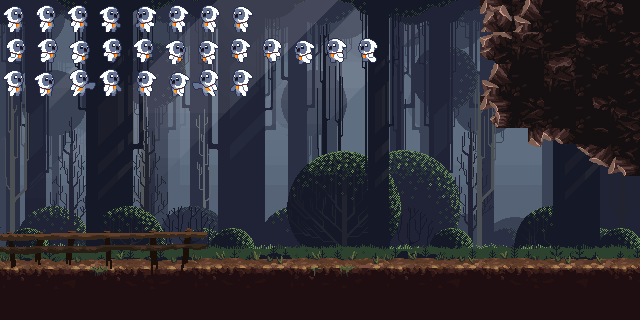

A level layout from a 2D game, rendered from its tile map. Below: a short description, then the map file with its tile-grid data intact:
An orthogonal 20x10 tile map with 32x32 px tiles, 6 tile layers (forest-background, background, background2, platforms, ...), 9 tilesets and 6 objects (key, keyIcon, g1, g2, p1, ...).

<map version="1.9" tiledversion="1.9.2" orientation="orthogonal" renderorder="right-down" width="20" height="10" tilewidth="32" tileheight="32" infinite="0" nextlayerid="13" nextobjectid="11">
 <editorsettings>
  <export target="../../cave_entrance.js" format="js" />
 </editorsettings>
 <tileset firstgid="1" name="dirt" tilewidth="32" tileheight="32" tilecount="220" columns="20">
  <image source="../resources/tilesets/backgrounds/1Tiles.png" trans="000000" width="640" height="360" />
 </tileset>
 <tileset firstgid="221" name="Fence" tilewidth="32" tileheight="32" tilecount="220" columns="20">
  <image source="../resources/tilesets/backgrounds/2Fence.png" trans="000000" width="640" height="360" />
 </tileset>
 <tileset firstgid="441" name="Forest-Background" tilewidth="32" tileheight="32" tilecount="696" columns="29">
  <image source="../resources/tilesets/backgrounds/forest/Background.png" trans="000000" width="928" height="793" />
 </tileset>
 <tileset firstgid="1137" name="owlet" tilewidth="32" tileheight="32" tilecount="32" columns="8">
  <image source="../resources/animated/owlet.png" trans="000000" width="256" height="128" />
 </tileset>
 <tileset firstgid="1169" name="CAVE" tilewidth="32" tileheight="32" tilecount="1024" columns="32">
  <image source="../resources/tilesets/mainlev_build.png" trans="000000" width="1024" height="1024" />
 </tileset>
 <tileset firstgid="2193" name="gljive" tilewidth="32" tileheight="32" tilecount="24" columns="8" objectalignment="topleft">
  <image source="../resources/tilesets/items/gljive.png" trans="000000" width="256" height="96" />
 </tileset>
 <tileset firstgid="2217" name="pointers" tilewidth="32" tileheight="32" tilecount="8" columns="4" objectalignment="topleft">
  <image source="../resources/tilesets/items/pointers.png" trans="000000" width="128" height="64" />
 </tileset>
 <tileset firstgid="2225" name="boxes" tilewidth="32" tileheight="32" tilecount="6" columns="6" objectalignment="topleft">
  <image source="../resources/tilesets/items/boxes.png" trans="000000" width="192" height="32" />
 </tileset>
 <tileset firstgid="2231" name="vial_key" tilewidth="32" tileheight="32" tilecount="2" columns="2" objectalignment="topleft">
  <image source="../resources/tilesets/vial_key.png" trans="000000" width="64" height="32" />
 </tileset>
 <layer id="10" name="forest-background" width="20" height="10">
  <data encoding="csv">
884,885,886,887,888,889,890,891,892,893,894,895,896,897,898,899,900,901,902,903,
913,914,915,916,917,918,919,920,921,922,923,924,925,926,927,928,929,930,931,932,
942,943,944,945,946,947,948,949,950,951,952,953,954,955,956,957,958,959,960,961,
971,972,973,974,975,976,977,978,979,980,981,982,983,984,985,986,987,988,989,990,
1000,1001,1002,1003,1004,1005,1006,1007,1008,1009,1010,1011,1012,1013,1014,1015,1016,1017,1018,1019,
1029,1030,1031,1032,1033,1034,1035,1036,1037,1038,1039,1040,1041,1042,1043,1044,1045,1046,1047,1048,
1058,1059,1060,1061,1062,1063,1064,1065,1066,1067,1068,1069,1070,1071,1072,1073,1074,1075,1076,1077,
1087,1088,1089,1090,1091,1092,1093,1094,1095,1096,1097,1098,1099,1100,1101,1102,1103,1104,1105,1106,
1116,1117,1118,1119,1120,1121,1122,1123,1124,1125,1126,1127,1128,1129,1130,1131,1132,1133,1134,1135,
1088,1089,1090,1091,1092,1093,1094,1095,1096,1097,1098,1099,1100,1101,1102,1103,1104,1105,1106,1107
</data>
 </layer>
 <layer id="1" name="background" width="20" height="10">
  <data encoding="csv">
0,0,0,0,0,0,0,0,0,0,0,0,0,0,0,1890,2009,1914,1945,1914,
0,0,0,0,0,0,0,0,0,0,0,0,0,0,0,1922,1945,1913,2010,1944,
0,0,0,0,0,0,0,0,0,0,0,0,0,0,0,0,1914,1945,1914,1944,
0,0,0,0,0,0,0,0,0,0,0,0,0,0,0,1954,2008,1914,1914,1912,
0,0,0,0,0,0,0,0,0,0,0,0,0,0,0,0,2161,0,2041,1944,
0,0,0,0,0,0,0,0,0,0,0,0,0,0,0,0,0,0,0,0,
0,0,0,0,0,0,0,0,0,0,0,0,0,0,0,0,0,0,0,0,
161,162,163,164,165,166,167,168,169,170,171,172,173,174,175,176,177,178,179,180,
0,0,0,0,0,0,0,0,0,0,0,0,0,0,0,0,0,0,0,0,
201,202,203,204,205,206,207,208,209,210,211,212,213,214,215,216,217,218,219,220
</data>
 </layer>
 <layer id="9" name="background2" width="20" height="10">
  <data encoding="csv">
0,0,0,0,0,0,0,0,0,0,0,0,0,0,0,1854,1790,0,0,1940,
0,0,0,0,0,0,0,0,0,0,0,0,0,0,0,1889,0,0,0,0,
0,0,0,0,0,0,0,0,0,0,0,0,0,0,0,1790,0,0,1979,0,
0,0,0,0,0,0,0,0,0,0,0,0,0,0,0,1890,0,0,2012,0,
0,0,0,0,0,0,0,0,0,0,0,0,0,0,0,0,0,1892,1857,1858,
0,0,0,0,0,0,0,0,0,0,0,0,0,0,0,0,0,0,1889,1890,
0,0,0,0,0,0,0,0,0,0,0,0,0,0,0,0,0,0,0,0,
0,0,0,0,0,0,0,0,0,0,0,0,0,0,0,0,0,0,0,0,
0,0,0,0,0,0,0,0,0,0,0,0,0,0,0,0,0,0,0,0,
0,0,0,0,0,0,0,0,0,0,0,0,0,0,0,0,0,0,0,0
</data>
 </layer>
 <objectgroup id="12" name="items2">
  <properties>
   <property name="class" value="items" />
  </properties>
  <object id="9" name="key" gid="2232" x="322" y="231" width="32" height="32" />
  <object id="10" name="keyIcon" gid="2232" x="0.0454545" y="0.393939" width="32" height="32" />
 </objectgroup>
 <layer id="5" name="platforms" width="20" height="10">
  <data encoding="csv">
0,0,0,0,0,0,0,0,0,0,0,0,0,0,0,0,0,0,0,0,
0,0,0,0,0,0,0,0,0,0,0,0,0,0,0,0,0,0,0,0,
0,0,0,0,0,0,0,0,0,0,0,0,0,0,0,0,0,0,0,0,
0,0,0,0,0,0,0,0,0,0,0,0,0,0,0,0,0,0,0,0,
0,0,0,0,0,0,0,0,0,0,0,0,0,0,0,0,0,0,0,0,
0,0,0,0,0,0,0,0,0,0,0,0,0,0,0,0,0,0,0,0,
0,0,0,0,0,0,0,0,0,0,0,0,0,0,0,0,0,0,0,0,
0,0,0,0,0,0,0,0,0,0,0,0,0,0,0,0,0,0,0,0,
181,182,183,184,185,186,187,188,189,190,191,192,193,194,195,196,197,198,199,200,
201,202,203,204,205,206,207,208,209,210,211,212,213,214,215,216,217,218,219,220
</data>
 </layer>
 <objectgroup id="7" name="items">
  <properties>
   <property name="class" value="items" />
  </properties>
  <object id="1" name="g1" gid="2209" x="417.667" y="229" width="32" height="32" />
  <object id="3" name="g2" gid="2213" x="163" y="235.5" width="32" height="32">
   <properties>
    <property name="class" value="items" />
   </properties>
  </object>
  <object id="4" name="p1" gid="2220" x="596" y="218.083" width="44.75" height="45" />
  <object id="7" name="b1" gid="2226" x="321.333" y="229.333" width="32" height="32" />
 </objectgroup>
 <layer id="6" name="decoration" width="20" height="10">
  <data encoding="csv">
0,0,0,0,0,0,0,0,0,0,0,0,0,0,0,0,0,0,0,0,
0,0,0,0,0,0,0,0,0,0,0,0,0,0,0,0,0,0,0,0,
0,0,0,0,0,0,0,0,0,0,0,0,0,0,0,0,0,0,0,0,
0,0,0,0,0,0,0,0,0,0,0,0,0,0,0,0,0,0,0,0,
0,0,0,0,0,0,0,0,0,0,0,0,0,0,0,0,0,0,0,0,
0,0,0,0,0,0,0,0,0,0,0,0,0,0,0,0,0,0,0,0,
0,0,0,0,0,0,0,0,0,0,0,0,0,0,0,0,0,0,0,0,
381,382,383,384,385,386,387,0,0,0,0,0,0,0,0,0,0,0,0,0,
401,402,403,404,405,406,407,0,0,0,0,0,0,0,0,0,0,0,0,0,
0,0,0,0,0,0,0,0,0,0,0,0,0,0,0,0,0,0,0,0
</data>
 </layer>
 <layer id="8" name="owlet" width="20" height="10">
  <properties>
   <property name="class" value="owlet" />
  </properties>
  <data encoding="csv">
1137,1138,1139,1140,1141,1142,1143,1144,0,0,0,0,0,0,0,0,0,0,0,0,
1145,1146,1147,1148,1149,1150,1153,1154,1155,1156,1157,1158,0,0,0,0,0,0,0,0,
1161,1162,1163,1164,1165,1166,1167,1168,0,0,0,0,0,0,0,0,0,0,0,0,
0,0,0,0,0,0,0,0,0,0,0,0,0,0,0,0,0,0,0,0,
0,0,0,0,0,0,0,0,0,0,0,0,0,0,0,0,0,0,0,0,
0,0,0,0,0,0,0,0,0,0,0,0,0,0,0,0,0,0,0,0,
0,0,0,0,0,0,0,0,0,0,0,0,0,0,0,0,0,0,0,0,
0,0,0,0,0,0,0,0,0,0,0,0,0,0,0,0,0,0,0,0,
0,0,0,0,0,0,0,0,0,0,0,0,0,0,0,0,0,0,0,0,
0,0,0,0,0,0,0,0,0,0,0,0,0,0,0,0,0,0,0,0
</data>
 </layer>
</map>
